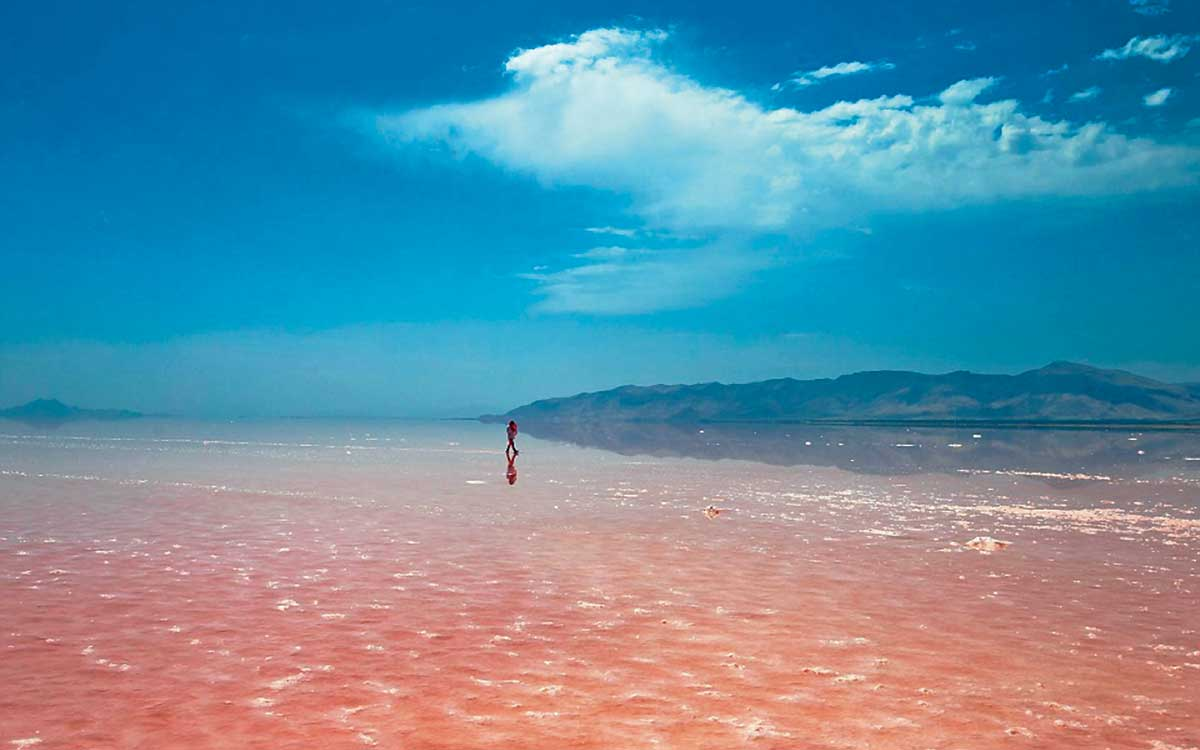
#> input picture lab2/Lake.jpg, 1200 x 750 px
$ python brg1.py
#> lines starting #> are read from the running program, lines starting #| are printed output that depends on the picture
import cv2
import numpy as np
from matplotlib import pyplot as plt

I = cv2.imread('Lake.jpg')
#> I is the input picture: shape (750, 1200, 3); mean B, G, R 163.8, 142.7, 99.9


# notice that OpenCV uses BGR instead of RGB!
B = I[:,:,0]
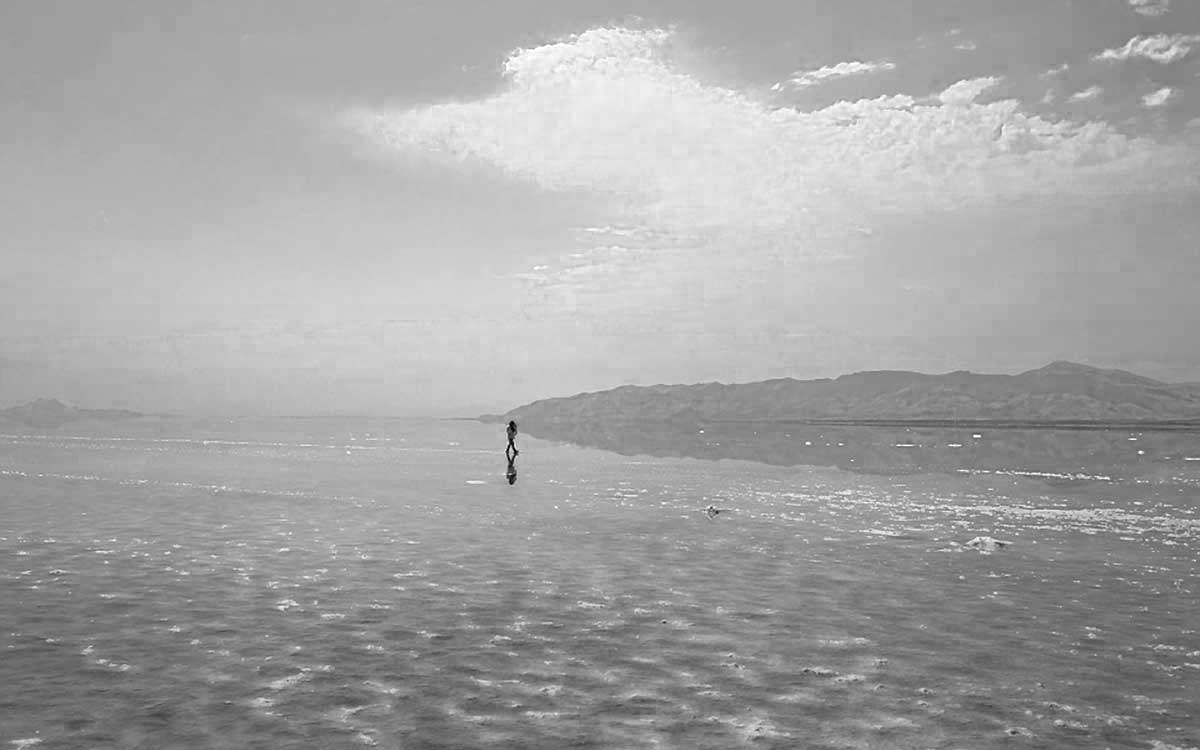
#> B: shape (750, 1200); min 0, max 255, mean 163.8
G = I[:,:,1]
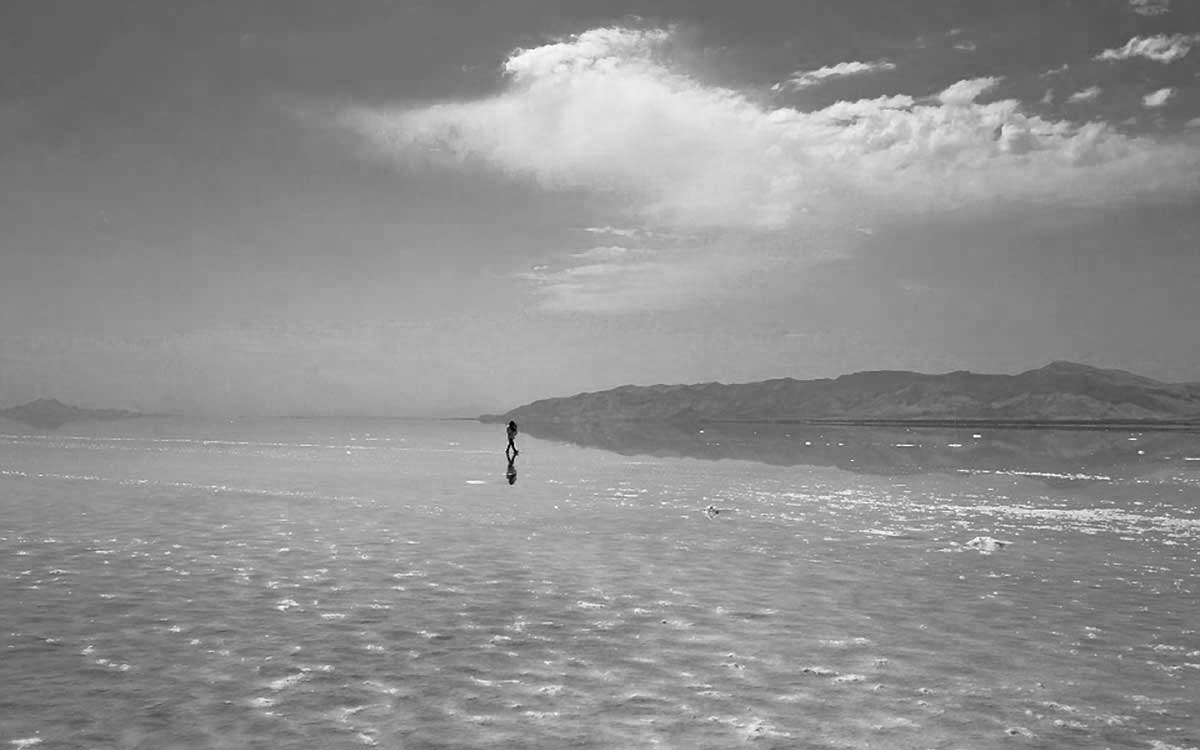
#> G: shape (750, 1200); min 0, max 255, mean 142.7
R = I[:,:,2]
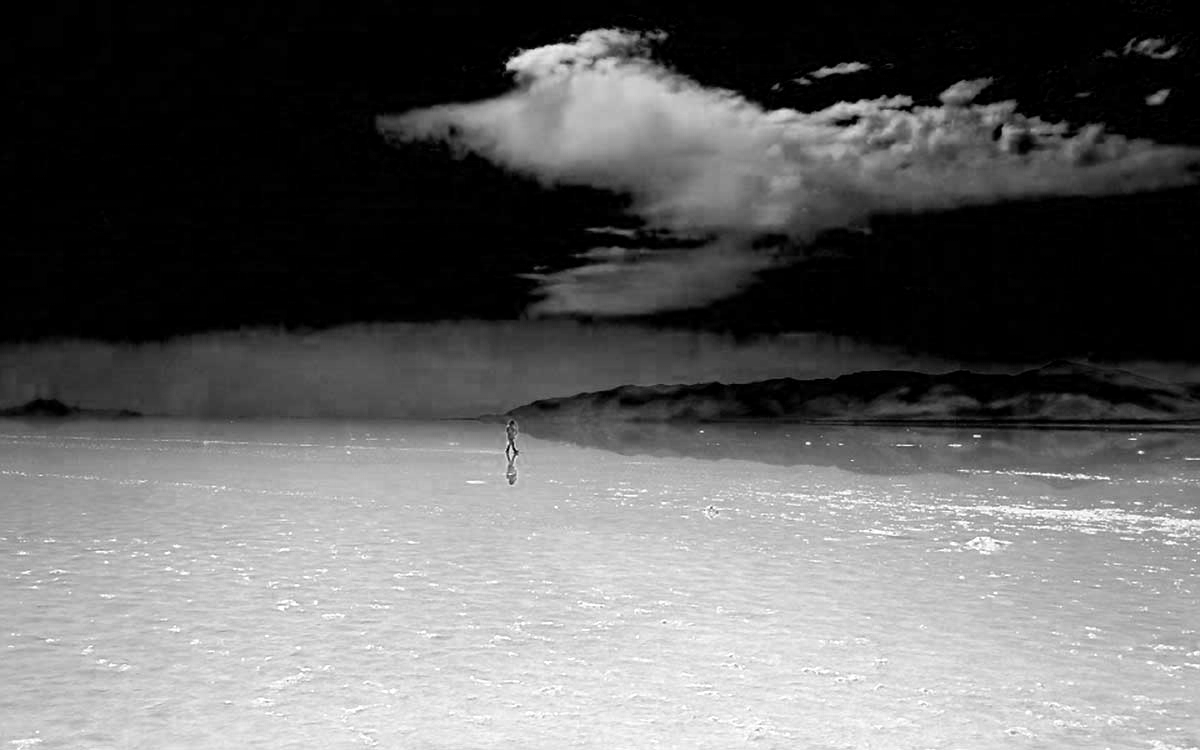
#> R: shape (750, 1200); min 0, max 255, mean 99.9


cv2.imshow('win1',I)
#cv2.setWindowTitle('win1', 'Original Image')

while 1:

    k = cv2.waitKey()
#> (key q is pressed here)

    if k == ord('o'):
        cv2.imshow('win1',I)
    elif k == ord('b'):
        cv2.imshow('win1',B)
    elif k == ord('g'):
        cv2.imshow('win1',G)
    elif k == ord('r'):
        cv2.imshow('win1',R)
    elif k == ord('q'):
        cv2.destroyAllWindows()
        break
